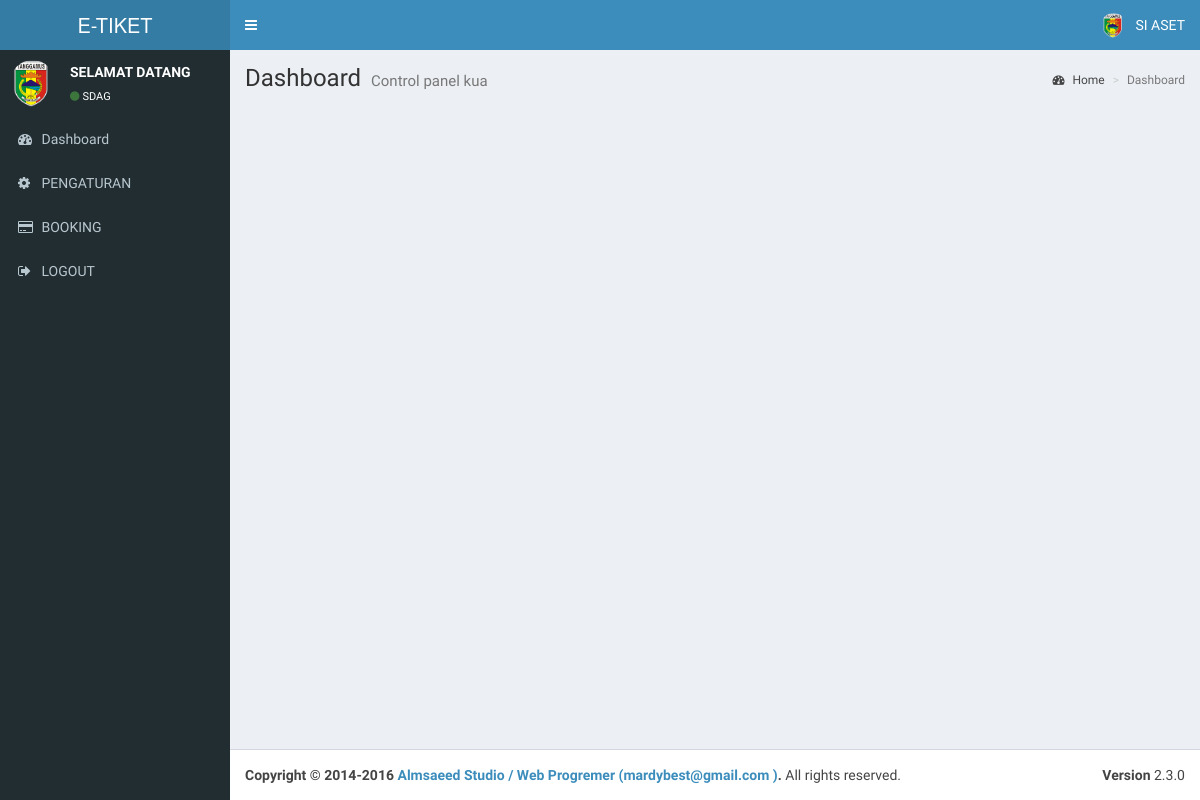
The page /admin/index.php (signed in) on the database its author committed.
### tables this page shows
CREATE TABLE `profil` (
  `id_profil` int(20) NOT NULL,
  `nama_app` varchar(100) NOT NULL,
  `tahun` varchar(250) NOT NULL,
  `nama` varchar(250) NOT NULL,
  `alias` varchar(350) NOT NULL,
  `alamat` text NOT NULL,
  `isi` text NOT NULL,
  `gambar` varchar(100) NOT NULL,
  `akabest` varchar(250) NOT NULL
);

### koneksi.php (called while the page is built, shortened)
<?php
$server = "localhost";
$username = "root";
$password = "";
$database = "db_tiket";
$koneksi = mysqli_connect($server,$username,$password) or die("Koneksi gagal");
mysqli_select_db($koneksi,$database) or die("Database tidak bisa dibuka");
$kontak_kami=mysqli_query($koneksi,"SELECT * FROM profil WHERE id_profil ='1'");
$k_k=mysqli_fetch_array($kontak_kami);
?>

### admin/index.php (the view, shortened to what this page needs)
  <?php
  include '../koneksi.php';
  ?>
<!DOCTYPE html>
<html>
  <head>
  <link rel="stylesheet" href="../sys/bootstrap/bootstrap/css/bootstrap.min.css">
      <link rel="stylesheet" href="../sys/bootstrap/font/css/font-awesome.min.css">
  <link rel="stylesheet" href="../sys/bootstrap/plugins/datatables/dataTables.bootstrap.css">
    <link rel="stylesheet" href="../sys/bootstrap/plugins/select2/select2.min.css">
    <link rel="stylesheet" href="../sys/bootstrap/dist/css/AdminLTE.min.css">
    <link rel="stylesheet" href="../sys/bootstrap/dist/css/skins/_all-skins.min.css">
  </head>
  <body class="hold-transition skin-blue sidebar-mini">
    <div class="wrapper">
      <header class="main-header">
        <a href="index.php" class="logo">
          <span class="logo-lg"><?php echo"$k_k[alias]";?></span>
        </a>
        <nav class="navbar navbar-static-top" role="navigation">
          <a href="#" class="sidebar-toggle" data-toggle="offcanvas" role="button">
          </a>
          <div class="navbar-custom-menu">
            <ul class="nav navbar-nav">
              <li class="dropdown user user-menu">
                <a href="#" class="dropdown-toggle" data-toggle="dropdown">
                  <img src="../foto/logo.png" class="user-image" alt="User Image">
                  <span class="hidden-xs">SI ASET </span>
                </a>
              </li>
            </ul>
          </div>
        </nav>
      </header>
      <aside class="main-sidebar">
        <section class="sidebar">
          <div class="user-panel">
            <div class="pull-left image">
              <img src="../foto/logo.png" class="img-circle" alt="User Image">
            </div>
            <div class="pull-left info">
              <p>SELAMAT DATANG</p>
              <a href="index.aspx"><i class="fa fa-circle text-success"></i><?php echo"$k_k[nama]";?></a>
            </div>
          </div>
      <?php include "menu.php"?>
        </section>
      </aside>
      <div class="content-wrapper">
        <section class="content-header">
          <h1>
            Dashboard
            <small>Control panel kua</small>
          </h1>
          <ol class="breadcrumb">
            <li><a href="index.aspx"><i class="fa fa-dashboard"></i> Home</a></li>
            <li class="active">Dashboard</li>
          </ol>
        </section>
        <section class="content">
		  </div>
      <footer class="main-footer">
        <div class="pull-right hidden-xs">
          <b>Version</b> 2.3.0
        </div>
        <strong>Copyright &copy; 2014-2016 <a href="#">Almsaeed Studio / Web Progremer (<?php echo"$k_k[akabest]";?> )</a>.</strong>  All rights reserved.
      </footer>
    </div>
  </body>
</html>

### rows shown on the page
profil: alias "E-TIKET", nama "SDAG", akabest "mardybest@gmail.com"
